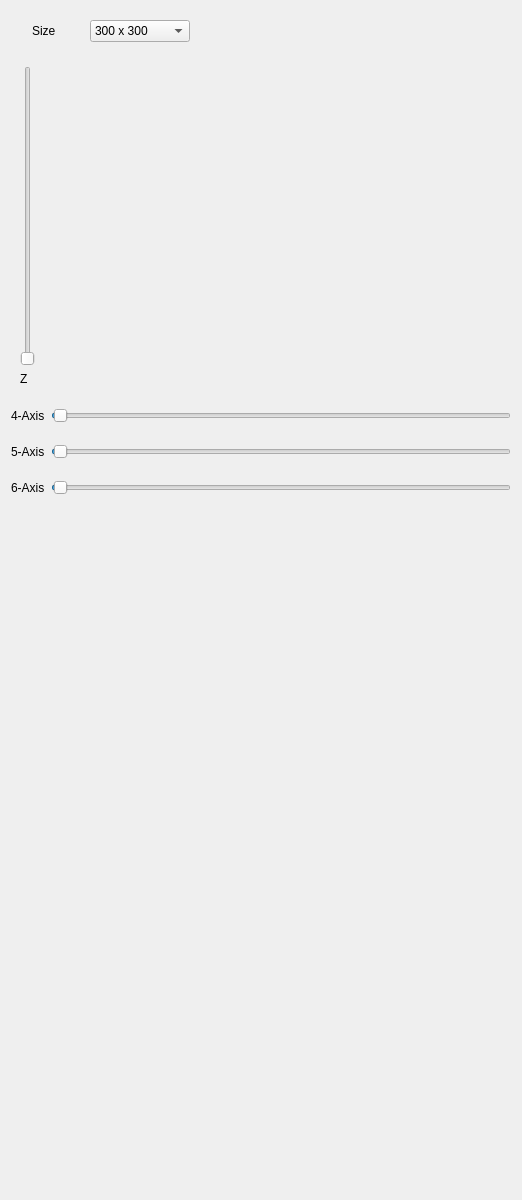
                 <widget class="QWidget" name="scrollAreaWidgetContents_3">
                  <property name="geometry">
                   <rect>
                    <x>0</x>
                    <y>-180</y>
                    <width>522</width>
                    <height>1200</height>
                   </rect>
                  </property>
                  <property name="minimumSize">
                   <size>
                    <width>0</width>
                    <height>1200</height>
                   </size>
                  </property>
                  <layout class="QVBoxLayout" name="verticalLayout_44">
                   <item>
                    <widget class="QFrame" name="frame">
                     <property name="maximumSize">
                      <size>
                       <width>200</width>
                       <height>16777215</height>
                      </size>
                     </property>
                     <layout class="QGridLayout" name="gridLayout_10">
                      <item row="1" column="0">
                       <widget class="QLabel" name="label_53">
                        <property name="maximumSize">
                         <size>
                          <width>40</width>
                          <height>16777215</height>
                         </size>
                        </property>
                        <property name="text">
                         <string>Size</string>
                        </property>
                       </widget>
                      </item>
                      <item row="1" column="1">
                       <widget class="QComboBox" name="cbWorkingSize">
                        <property name="minimumSize">
                         <size>
                          <width>60</width>
                          <height>0</height>
                         </size>
                        </property>
                        <property name="maximumSize">
                         <size>
                          <width>100</width>
                          <height>16777215</height>
                         </size>
                        </property>
                        <item>
                         <property name="text">
                          <string>300 x 300</string>
                         </property>
                        </item>
                        <item>
                         <property name="text">
                          <string>400 x 400</string>
                         </property>
                        </item>
                        <item>
                         <property name="text">
                          <string>600 x 600</string>
                         </property>
                        </item>
                        <item>
                         <property name="text">
                          <string>800 x 800 </string>
                         </property>
                        </item>
                       </widget>
                      </item>
                     </layout>
                    </widget>
                   </item>
                   <item>
                    <widget class="QFrame" name="fXYWorkingArea">
                     <layout class="QGridLayout" name="gridLayout_18">
                      <item row="0" column="0">
                       <widget class="QSlider" name="vsZAdjsution">
                        <property name="sizePolicy">
                         <sizepolicy hsizetype="Fixed" vsizetype="Preferred">
                          <horstretch>0</horstretch>
                          <verstretch>0</verstretch>
                         </sizepolicy>
                        </property>
                        <property name="maximum">
                         <number>300</number>
                        </property>
                        <property name="orientation">
                         <enum>Qt::Vertical</enum>
                        </property>
                       </widget>
                      </item>
                      <item row="0" column="1">
                       <widget class="QWidget" name="wg2D" native="true">
                        <property name="sizePolicy">
                         <sizepolicy hsizetype="Preferred" vsizetype="Preferred">
                          <horstretch>0</horstretch>
                          <verstretch>0</verstretch>
                         </sizepolicy>
                        </property>
                        <property name="minimumSize">
                         <size>
                          <width>300</width>
                          <height>300</height>
                         </size>
                        </property>
                        <property name="maximumSize">
                         <size>
                          <width>16777215</width>
                          <height>16777215</height>
                         </size>
                        </property>
                        <property name="styleSheet">
                         <string notr="true"/>
                        </property>
                       </widget>
                      </item>
                      <item row="1" column="0">
                       <widget class="QLabel" name="label_15">
                        <property name="text">
                         <string>Z</string>
                        </property>
                       </widget>
                      </item>
                     </layout>
                    </widget>
                   </item>
                   <item>
                    <layout class="QGridLayout" name="gridLayout_9">
                     <item row="2" column="0">
                      <widget class="QLabel" name="label_61">
                       <property name="text">
                        <string>6-Axis</string>
                       </property>
                      </widget>
                     </item>
                     <item row="0" column="0">
                      <widget class="QLabel" name="label_16">
                       <property name="text">
                        <string>4-Axis</string>
                       </property>
                      </widget>
                     </item>
                     <item row="1" column="0">
                      <widget class="QLabel" name="label_60">
                       <property name="text">
                        <string>5-Axis</string>
                       </property>
                      </widget>
                     </item>
                     <item row="2" column="1">
                      <widget class="QSlider" name="vsAngleAdjsution_3">
                       <property name="minimumSize">
                        <size>
                         <width>0</width>
                         <height>30</height>
                        </size>
                       </property>
                       <property name="maximum">
                        <number>180</number>
                       </property>
                       <property name="value">
                        <number>1</number>
                       </property>
                       <property name="orientation">
                        <enum>Qt::Horizontal</enum>
                       </property>
                      </widget>
                     </item>
                     <item row="1" column="1">
                      <widget class="QSlider" name="vsAngleAdjsution_2">
                       <property name="minimumSize">
                        <size>
                         <width>0</width>
                         <height>30</height>
                        </size>
                       </property>
                       <property name="maximum">
                        <number>180</number>
                       </property>
                       <property name="value">
                        <number>1</number>
                       </property>
                       <property name="orientation">
                        <enum>Qt::Horizontal</enum>
                       </property>
                      </widget>
                     </item>
                     <item row="0" column="1">
                      <widget class="QSlider" name="vsAngleAdjsution">
                       <property name="minimumSize">
                        <size>
                         <width>0</width>
                         <height>30</height>
                        </size>
                       </property>
                       <property name="maximum">
                        <number>180</number>
                       </property>
                       <property name="value">
                        <number>1</number>
                       </property>
                       <property name="orientation">
                        <enum>Qt::Horizontal</enum>
                       </property>
                      </widget>
                     </item>
                    </layout>
                   </item>
                   <item>
                    <spacer name="verticalSpacer_7">
                     <property name="orientation">
                      <enum>Qt::Vertical</enum>
                     </property>
                     <property name="sizeHint" stdset="0">
                      <size>
                       <width>20</width>
                       <height>40</height>
                      </size>
                     </property>
                    </spacer>
                   </item>
                  </layout>
                 </widget>
